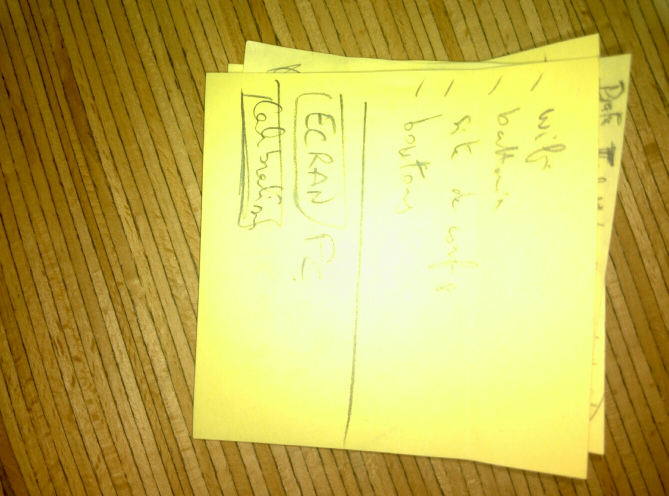
#> input picture goodTestImage.jpg, 1337 x 992 px (shown at 1/2 size)
$ python shadowRemoval.py goodTestImage.jpg   (Python 2 division)   (older library calls are emulated)
#> lines starting #> are read from the running program, lines starting #| are printed output that depends on the picture
#> in readImage, imageBGR is the input picture: shape (992, 1337, 3); mean B, G, R 87.9, 180.7, 194.5
import scipy as sp
import matplotlib.colors
# def removeShadow(imageBGR):
import numpy as np
import cv2
import sys
import os
# from specularReflectionSeparation import *
def removeShadow(imageBGR):
	# imageBGR=readImage(filename)
	imageRGB=cv2.merge((imageBGR[...,2],imageBGR[...,1],imageBGR[...,0]))
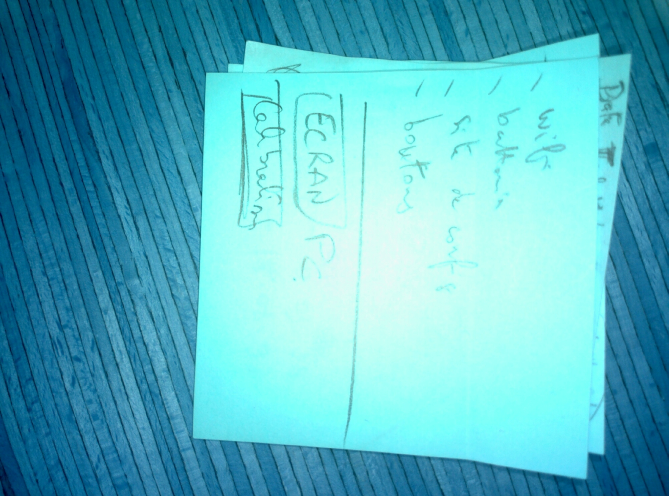
#> imageRGB: shape (992, 1337, 3) float32 (shown at 1/2 size); mean B, G, R 0.762, 0.709, 0.345
	imageHSV=matplotlib.colors.rgb_to_hsv(imageRGB)
#> imageHSV: shape (992, 1337, 3) float32; mean of channels 0, 1, 2 0.149, 0.623, 0.775
	brightness=imageHSV[...,2]
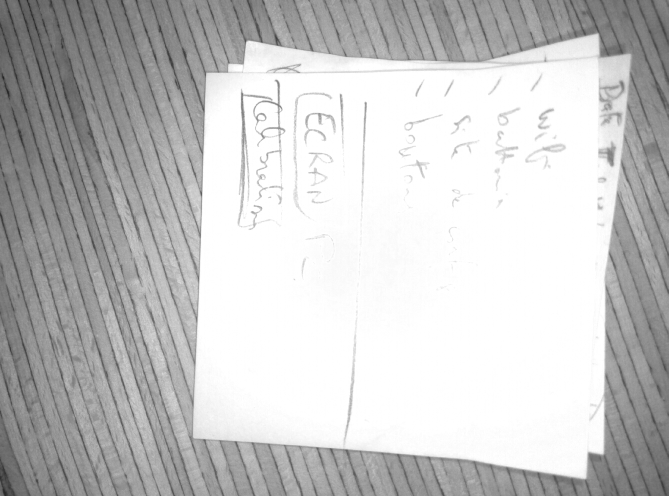
#> brightness: shape (992, 1337) float32 (shown at 1/2 size); min 0.137, max 1, mean 0.775
	logBritness=np.log(brightness+0.00000000001)
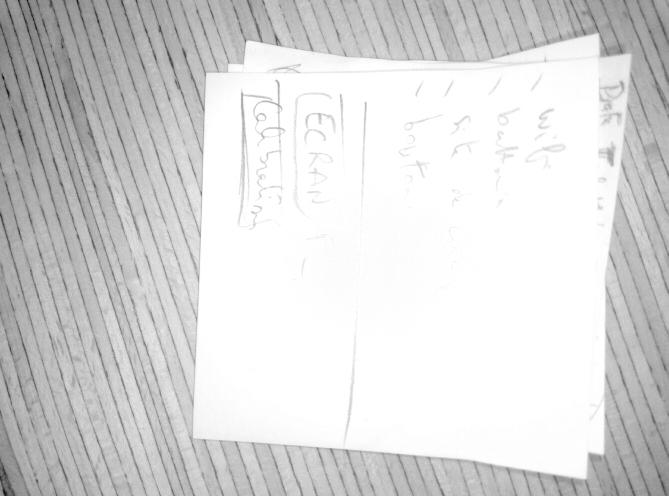
#> logBritness: shape (992, 1337) float32 (shown at 1/2 size); min -1.99, max 0, mean -0.302; drawn with min black and max white
	fftLogBritness=np.fft.fft2(logBritness)
	H=computeButterWorthFilter(brightness.shape)
	filteredFFTLogBrightness=H*fftLogBritness
	filteredLogBrightness=np.real(np.fft.ifft2(filteredFFTLogBrightness))
	filteredBrightness=np.exp(filteredLogBrightness)

	filteredImageHSV=cv2.merge((imageHSV[...,0],imageHSV[...,1],filteredBrightness.astype('float32')))
#> filteredImageHSV: shape (992, 1337, 3) float32; mean of channels 0, 1, 2 0.149, 0.623, 0.864
	# [4 lines of commented-out code are left out]
	filteredImageRGB=matplotlib.colors.hsv_to_rgb(filteredImageHSV)
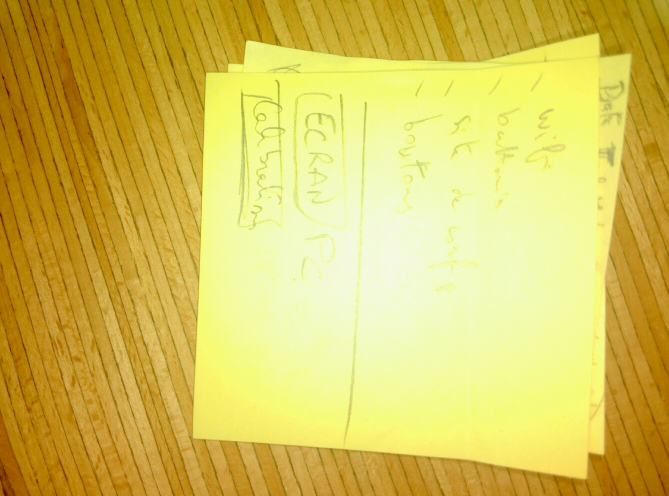
#> filteredImageRGB: shape (992, 1337, 3) float32 (shown at 1/2 size); mean R, G, B 0.851, 0.778, 0.358; drawn with min black and max white

	filteredImageBGR=cv2.merge((filteredImageRGB[...,2],filteredImageRGB[...,1],filteredImageRGB[...,0]))
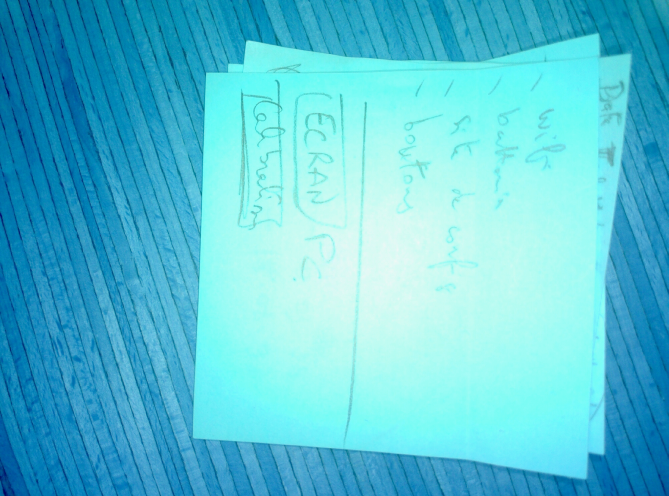
#> filteredImageBGR: shape (992, 1337, 3) float32 (shown at 1/2 size); mean R, G, B 0.358, 0.778, 0.851; drawn with min black and max white

	# [4 lines of commented-out code are left out]

	return filteredImageBGR

def computeButterWorthFilter(shapeFilter):
	# shapeFilter=image.shape
	u=np.arange(-shapeFilter[0]/2,shapeFilter[0]/2).astype('float32')
	u=u.reshape(u.shape[0],1)
	u=u/(u.size)
	u=np.vstack((u[u.shape[0]/2:u.shape[0]],u[0:u.shape[0]/2]))

	v=np.arange(-shapeFilter[1]/2,shapeFilter[1]/2).astype('float32')
	v=v.reshape(v.shape[0],1)
	v=v/(v.size)
	v=np.vstack((v[v.shape[0]/2:v.shape[0]],v[0:v.shape[0]/2]))

	n=3;D0=0.05*np.pi
	H=0.53+0.85/((1+D0/cv2.sqrt(u**2+np.transpose(v**2)))**(2*n))

	##revert the form of H

	return H
def readImage(filename):
	"""read image and convert to float32"""
	imageBGR=cv2.imread(filename)
	# image=scipy.misc.imresize(image,resize)
	# image=scipy.misc.imresize(image,resize)
	imageBGR=imageBGR.astype('float32')/255.0
	return imageBGR

def writeImage(filename,filteredImageBGR):

	filenameOutput=os.path.splitext(filename)[0]+"WithoutShadow"+os.path.splitext(filename)[1]
	cv2.imwrite(filenameOutput,(filteredImageBGR*255).astype('uint8'))
# def removeShadow(imageBGR):


def printImagesWithEsc(*images):
	"""in a unique window,show at the left and at the right, the image before and after the filtering"""
		# concatenatedImages=np.hstack((self.image,self.diffuseImage))
	titleWindow="a Window"
		# for
		# tupleImages=images
	concatenatedImages=np.hstack((images))
	cv2.namedWindow(titleWindow,cv2.WINDOW_NORMAL)
	cv2.imshow(titleWindow,concatenatedImages)
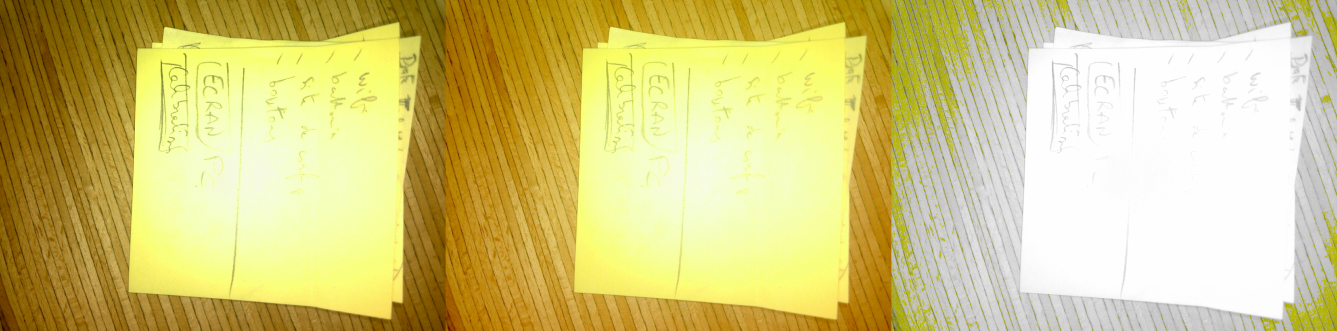
#> window 'a Window': shape (992, 4011, 3) (shown at 1/3 size); mean B, G, R 128.7, 200.5, 211.4
	while(True):
		k=cv2.waitKey()
#> (key Esc is pressed here)
		if k==27:
			cv2.destroyWindow(titleWindow)
			break

def normalizeImage(image):
	# if (len(image.shape)>2):
	# 	nbChannel=1
	# else
	# channel=image.shape[2]
	result=np.zeros(image.shape)
	if (len(image.shape)==3):
		channel=image.shape[2]
		for k in range(0,channel):
			imagek=image[...,k]
			minValue=imagek.min()
			maxValue=imagek.max()
			result[...,k]=(imagek-minValue)/(maxValue-minValue)
		return result
	elif (len(image.shape)==2):
		return (image-image.min())/(image.max()-image.min())
	# [5 lines of commented-out code are left out]
def printImagesWithEscWithNormalization(*images):
	"""in a unique window,show at the left and at the right, the image before and after the filtering"""
	# concatenatedImages=np.hstack((self.image,self.diffuseImage))
	images=[normalizeImage(el) for el in list(images)]
	titleWindow="a Window"
	# for
	# tupleImages=images
	concatenatedImages=np.hstack((images))
	cv2.namedWindow(titleWindow,cv2.WINDOW_NORMAL)
	cv2.imshow(titleWindow,concatenatedImages)
	k=cv2.waitKey()
	while(True):
		k=cv2.waitKey()
		if k==27:
			cv2.destroyWindow(titleWindow)
			break

if __name__ == "__main__":
	filename=sys.argv[1]
	imageBGR=readImage(filename)
	filteredImageBGR=removeShadow(imageBGR)
	# [18 lines of commented-out code are left out]

	filenameOutput=os.path.splitext(filename)[0]+"WithoutShadow"+os.path.splitext(filename)[1]
	cv2.imwrite(filenameOutput,(filteredImageBGR*255).astype('uint8'))
	print("look at your screen !")
	printImagesWithEsc(imageBGR,filteredImageBGR,imageBGR/filteredImageBGR)
